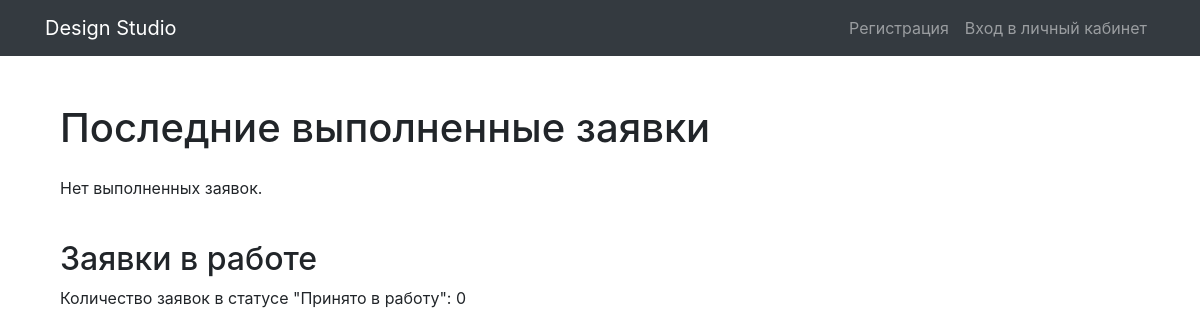
The app's page /, older data.
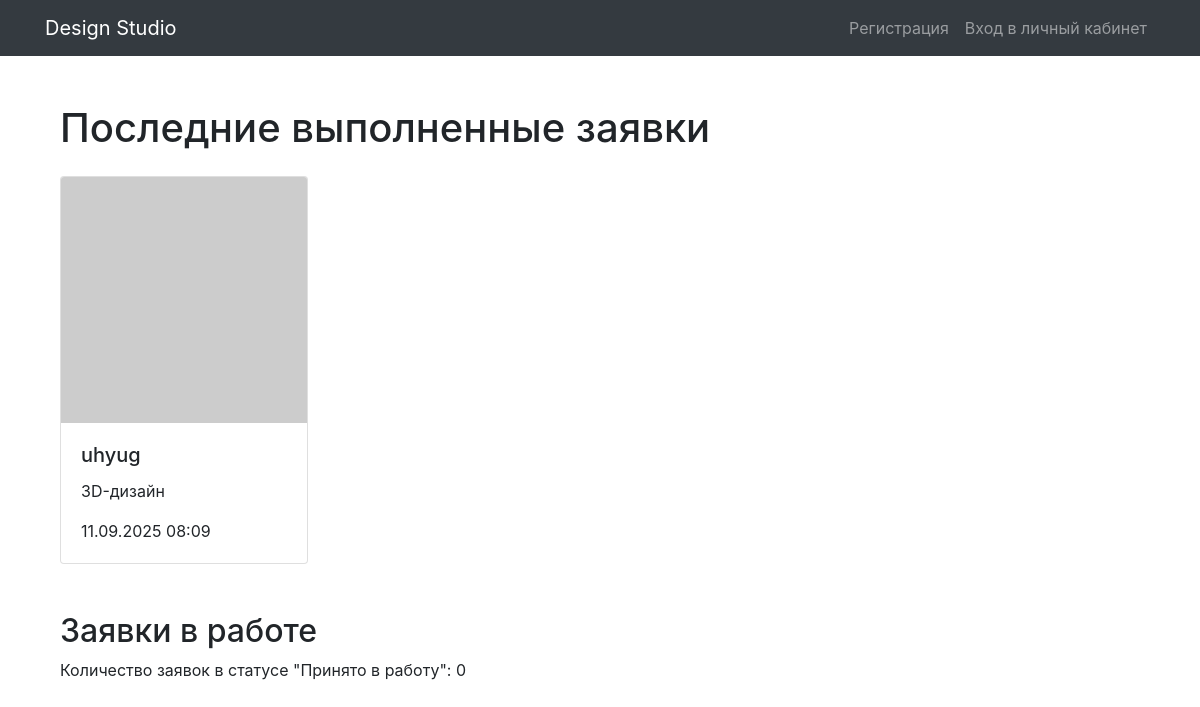
The same page, newer data.
### apps/design/models.py (models this page shows)
class Request(models.Model):
    title = models.CharField(max_length=200)
    description = models.TextField()
    category = models.ForeignKey(Category, on_delete=models.CASCADE)
    photo = models.ImageField(upload_to='request_photos', null=True, blank=True)
    created_at = models.DateTimeField(auto_now_add=True)
    status = models.CharField(max_length=50, default='Новая')
    user = models.ForeignKey(User, on_delete=models.CASCADE)
    comment = models.TextField(null=True, blank=True)

class Category(models.Model):
    name = models.CharField(max_length=100)

### apps/index/views.py (the view)
# urls.py: path('', index_page, name='index_page'),
def index_page(request):
    completed_requests = Request.objects.filter(status='Выполнено').order_by('-created_at')[:4]
    in_progress_count = Request.objects.filter(status='Принято в работу').count()
    return render(request, 'index.html', {
        'completed_requests': completed_requests,
        'in_progress_count': in_progress_count
    })

### apps/index/templates/index.html
{% extends 'base.html' %}
{% block content %}
<div class="container my-5">
    <h1 class="mb-4">Последние выполненные заявки</h1>
    <div class="row">
        {% for request in completed_requests %}
        <div class="col-md-3 mb-4">
            <div class="card">
                {% if request.photo %}
                <img src="{{ request.photo.url }}" class="card-img-top" alt="{{ request.title }}">
                {% else %}
                <img src="https://via.placeholder.com/150" class="card-img-top" alt="{{ request.title }}">
                {% endif %}
                <div class="card-body">
                    <h5 class="card-title">{{ request.title }}</h5>
                    <p class="card-text">{{ request.category.name }}</p>
                    <p class="card-text">{{ request.created_at|date:"d.m.Y H:i" }}</p>
                </div>
            </div>
        </div>
        {% empty %}
        <div class="col-md-12">
            <p>Нет выполненных заявок.</p>
        </div>
        {% endfor %}
    </div>
    <div class="mt-4">
        <h2>Заявки в работе</h2>
        <p>Количество заявок в статусе "Принято в работу": {{ in_progress_count }}</p>
    </div>
</div>
{% endblock %}

### templates/base.html (shortened to what this page needs)
{% load static %}
<!DOCTYPE html>
<html lang="en">
<head>
    <link rel="stylesheet" href="https://stackpath.bootstrapcdn.com/bootstrap/4.5.2/css/bootstrap.min.css">
</head>
<body>
<nav class="navbar navbar-expand-lg navbar-dark bg-dark">
    <div class="container">
        <a class="navbar-brand" href="{% url 'index_page' %}">Design Studio</a>
        <div class="collapse navbar-collapse" id="navbarNav">
            <ul class="navbar-nav ml-auto">
                {% if user.is_authenticated %}
                <li class="nav-item">
                    <a class="nav-link" href="{% url 'dashboard' %}">Личный кабинет</a>
                </li>
                <li class="nav-item">
                    <a class="nav-link" href="{% url 'logout' %}">Выйти</a>
                </li>
                {% else %}
                <li class="nav-item">
                    <a class="nav-link" href="{% url 'register' %}">Регистрация</a>
                </li>
                <li class="nav-item">
                    <a class="nav-link" href="{% url 'login' %}">Вход в личный кабинет</a>
                </li>
                {% endif %}
            </ul>
        </div>
    </div>
</nav>
<div class="container my-5">
    {% block content %}
    {% endblock %}
</div>
</body>
</html>

Row changes from the older to the newer data that the page shows:
added Request: title "uhyug", category.name "3D-дизайн", created_at "11.09.2025 08:09"
Text that changed along with them:
text no longer shown: "Нет выполненных заявок."
